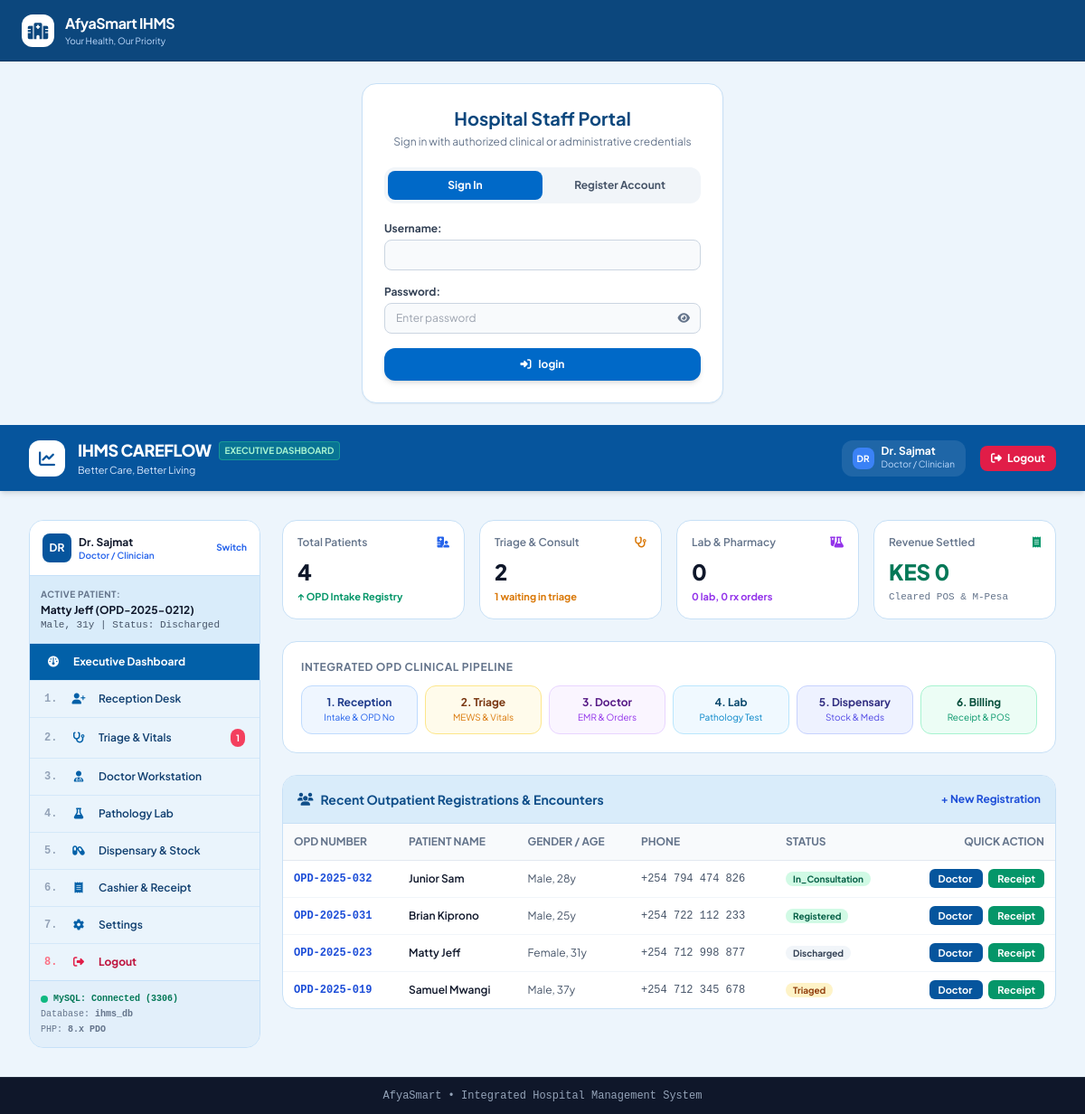
Page /dashboard.php on the committed database.
### tables this page shows
CREATE TABLE `patients` (
  `patient_id` INT AUTO_INCREMENT PRIMARY KEY,
  `opd_number` VARCHAR(30) NOT NULL UNIQUE,
  `full_name` VARCHAR(120) NOT NULL,
  `dob` DATE NOT NULL,
  `gender` ENUM('Male', 'Female', 'Other') NOT NULL,
  `phone` VARCHAR(25) NOT NULL,
  `email` VARCHAR(100) DEFAULT NULL,
  `address` VARCHAR(255) DEFAULT NULL,
  `blood_group` ENUM('A+', 'A-', 'B+', 'B-', 'AB+', 'AB-', 'O+', 'O-') DEFAULT 'O+',
  `allergies` TEXT DEFAULT NULL,
  `next_of_kin_name` VARCHAR(120) NOT NULL,
  `next_of_kin_phone` VARCHAR(25) NOT NULL,
  `next_of_kin_relation` VARCHAR(50) NOT NULL,
  `insurance_provider` VARCHAR(100) DEFAULT 'Cash / Self Pay',
  `insurance_policy_no` VARCHAR(60) DEFAULT NULL,
  `current_status` ENUM('Registered', 'Triaged', 'In_Consultation', 'Lab_Pending', 'Pharmacy_Pending', 'Billing_Pending', 'Discharged') DEFAULT 'Registered',
  `created_at` TIMESTAMP DEFAULT CURRENT_TIMESTAMP,
  INDEX `idx_patient_opd` (`opd_number`),
  INDEX `idx_patient_phone` (`phone`)
);

### dashboard.php (the view, shortened to what the rows shown need)
<?php
$pdo = null;
if (class_exists('Database')) {
    try {
        $pdo = Database::getConnection();
    } catch (\Throwable $t) {}
}
$inModules = file_exists(__DIR__ . '/triage.php');
$triageBase = $inModules ? 'triage.php' : (file_exists(__DIR__ . '/modules/triage.php') ? 'modules/triage.php' : 'triage.php');
$receiptBase = $inModules ? 'receipt.php' : (file_exists(__DIR__ . '/modules/receipt.php') ? 'modules/receipt.php' : 'receipt.php');
$recentPatients = [];
if ($pdo) {
    try {
        $st = $pdo->query("SELECT * FROM patients ORDER BY patient_id DESC LIMIT 8");
        $recentPatients = $st->fetchAll();
    } catch (\Throwable $e) {}
}
?>
<!DOCTYPE html>
<html lang="en">
<head>
  <script src="https://cdn.tailwindcss.com"></script>
  <link rel="stylesheet" href="https://cdnjs.cloudflare.com/ajax/libs/font-awesome/6.4.0/css/all.min.css">
</head>
<body class="bg-[#edf5fc] min-h-screen text-slate-800 flex flex-col antialiased">
  <header class="bg-[#06559d] text-white px-5 sm:px-8 py-3.5 shadow-md flex items-center justify-between sticky top-0 z-40">
    <div class="flex items-center gap-3.5">
      <div>
        <div class="flex items-center gap-2">
          <h1 class="text-base sm:text-lg font-black tracking-tight uppercase">IHMS CAREFLOW</h1>
        </div>
      </div>
    </div>
  </header>
  <div class="flex-1 max-w-7xl w-full mx-auto p-4 sm:p-6 lg:p-8 flex flex-col md:flex-row gap-6 items-stretch">
    <main class="flex-1 space-y-6">
      <div class="bg-white rounded-2xl border border-[#c7e0f6] shadow-xs overflow-hidden">
        <div class="overflow-x-auto">
          <table class="w-full text-xs text-left">
            <thead class="bg-slate-50 text-slate-500 uppercase font-bold border-b border-slate-200">
              <tr>
                <th class="p-3">OPD Number</th>
                <th class="p-3">Patient Name</th>
                <th class="p-3">Gender / Age</th>
                <th class="p-3">Phone</th>
                <th class="p-3">Status</th>
                <th class="p-3 text-right">Quick Action</th>
              </tr>
            </thead>
            <tbody class="divide-y divide-slate-100">
              <?php foreach ($recentPatients as $pat):
                $dobYear = !empty($pat['dob']) ? (int)date('Y', strtotime($pat['dob'])) : 1994;
                $age = (int)date('Y') - $dobYear;
              ?>
                <tr class="hover:bg-slate-50 transition">
                  <td class="p-3 font-mono font-bold text-blue-700"><?= htmlspecialchars($pat['opd_number']) ?></td>
                  <td class="p-3 font-semibold text-slate-900"><?= htmlspecialchars($pat['full_name']) ?></td>
                  <td class="p-3 text-slate-600"><?= htmlspecialchars($pat['gender']) ?>, <?= $age ?>y</td>
                  <td class="p-3 font-mono text-slate-600"><?= htmlspecialchars($pat['phone']) ?></td>
                  <td class="p-3">
                    <span class="px-2 py-0.5 rounded-full text-[10px] font-bold <?= $pat['current_status'] === 'Discharged' ? 'bg-slate-100 text-slate-700' : ($pat['current_status'] === 'Triaged' ? 'bg-amber-100 text-amber-800' : 'bg-emerald-100 text-emerald-800') ?>">
                      <?= htmlspecialchars($pat['current_status']) ?>
                    </span>
                  </td>
                  <td class="p-3 text-right space-x-1.5">
                    <a href="<?= $triageBase ?>?tab=consultation&patient_id=<?= (int)$pat['patient_id'] ?>" class="px-2.5 py-1 bg-[#06559d] hover:bg-[#05447e] text-white rounded-md text-[11px] font-bold transition">
                      Doctor
                    </a>
                    <a href="<?= $receiptBase ?>?patient_id=<?= (int)$pat['patient_id'] ?>" class="px-2.5 py-1 bg-emerald-600 hover:bg-emerald-700 text-white rounded-md text-[11px] font-bold transition">
                      Receipt
                    </a>
                  </td>
                </tr>
              <?php endforeach; ?>
            </tbody>
          </table>
        </div>
      </div>
    </main>
  </div>
</body>
</html>

### rows in the picture
patients: opd_number "OPD-2025-032", full_name "Junior Sam", gender "Male", phone "+254 794 474 826", current_status "In_Consultation"
patients: opd_number "OPD-2025-031", full_name "Brian Kiprono", gender "Male", phone "+254 722 112 233", current_status "Registered"
patients: opd_number "OPD-2025-023", full_name "Matty Jeff", gender "Female", phone "+254 712 998 877", current_status "Discharged"
patients: opd_number "OPD-2025-019", full_name "Samuel Mwangi", gender "Male", phone "+254 712 345 678", current_status "Triaged"

### other values in the picture
$fullName "Dr. Sajmat"
$userRole "Doctor"
$pendingTriage "1"
$totalPatients "4"
$pendingTriage + $inConsultation "2"
$labPending + $pharmacyPending "0"
$labPending "0"
$pharmacyPending "0"
$todayRevenue "0"
